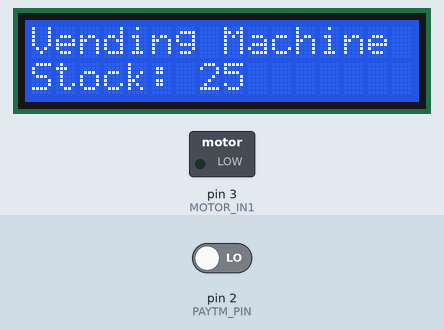
Simulated run of this sketch. Board: Arduino Uno, built with avr-gcc and run on an emulated ATmega328P. On the bench: 16×2 character LCD, switched loads named in the sketch (green lamp = pin HIGH). Inputs (shaded band) come from the test bench; at power-on: pin 2 (PAYTM_PIN) LOW. The modem accepts every AT command (registered, SIM ready, sends succeed) and sends nothing else.

Above: at 2.2 s.
2.3 s: pin 2 (PAYTM_PIN) driven HIGH
At 3.1 s:
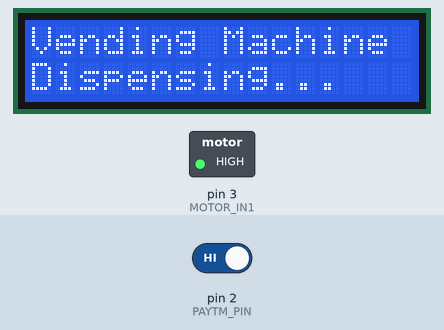
At 4.7 s:
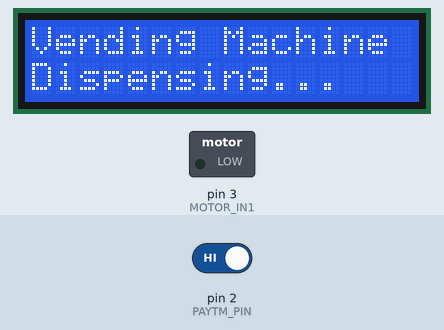
5.3 s: pin 2 (PAYTM_PIN) driven LOW
At 8.9 s:
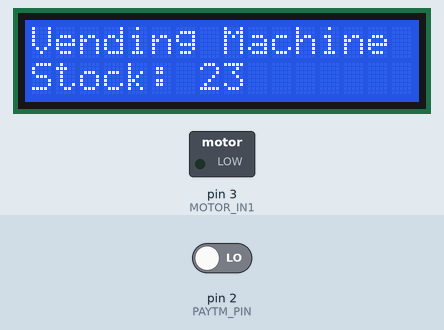
Timing chart, 0 to 10.4 s (numbered marks = the images above; inputs shaded):
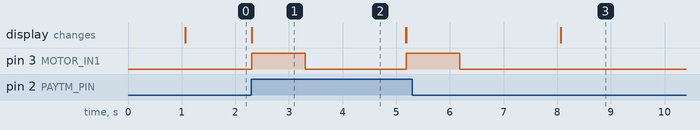

Measured:
- after the input at 2.3 s, pin 3 (MOTOR_IN1): LOW → HIGH at once, → LOW 1.0 s later, → HIGH 1.9 s later; the display: changes at once (image 1)
- after the input at 5.3 s, pin 3 (MOTOR_IN1): goes on until 6.2 s, then stays LOW
- what the display in image 1 shows lasts 2.9 s, from 2.3 s to 5.2 s

The sketch:

vending_machine_final.ino
```cpp
#include <LiquidCrystal.h>
#include <SoftwareSerial.h>

// Pin Definitions
#define PAYTM_PIN 2        // Paytm machine signal input
#define MOTOR_IN1 3        // L298 Motor Driver IN1
#define MOTOR_IN2 4        // L298 Motor Driver IN2
#define GSM_TX 10          // SIM800L TX
#define GSM_RX 11          // SIM800L RX
#define RS 7
#define EN 8
#define D4 9
#define D5 6
#define D6 5
#define D7 4
#define STOCK_THRESHOLD 5  // Stock threshold for refill alert

// Initialize LCD and GSM Module
LiquidCrystal lcd(RS, EN, D4, D5, D6, D7);
SoftwareSerial sim800(GSM_TX, GSM_RX);

int stock = 25; // Initial stock of pads
bool vending = false;

void setup() {
    pinMode(PAYTM_PIN, INPUT);
    pinMode(MOTOR_IN1, OUTPUT);
    pinMode(MOTOR_IN2, OUTPUT);

    lcd.begin(16, 2);
    lcd.setCursor(0, 0);
    lcd.print("Vending Machine");

    sim800.begin(9600);
    delay(1000);
}

void loop() {
    if (digitalRead(PAYTM_PIN) == HIGH) {
        vendItem();
    }
    updateDisplay();
}

void vendItem() {
    if (stock > 0) {
        vending = true;
        lcd.setCursor(0, 1);
        lcd.print("Dispensing...");

        // Rotate Motor for 1 sec
        digitalWrite(MOTOR_IN1, HIGH);
        digitalWrite(MOTOR_IN2, LOW);
        delay(1000);
        digitalWrite(MOTOR_IN1, LOW);
        digitalWrite(MOTOR_IN2, LOW);

        stock--;
        sendSMS("Pad dispensed. Remaining stock: " + String(stock));
        delay(500);

        // Check if refill is needed
        if (stock <= STOCK_THRESHOLD) {
            sendSMS("Low stock alert! Remaining: " + String(stock));
        }
        vending = false;
    } else {
        sendSMS("Stock empty! Please refill.");
        lcd.setCursor(0, 1);
        lcd.print("Stock Empty!");
    }
}

void updateDisplay() {
    lcd.setCursor(0, 1);
    lcd.print("Stock: " + String(stock) + "    ");
}

void sendSMS(String message) {
    sim800.println("AT+CMGF=1");
    delay(100);
    sim800.println("AT+CMGS=\"+91XXXXXXXXXX\""); // Replace with vendor number
    delay(100);
    sim800.println(message);
    delay(100);
    sim800.write(26);
    delay(1000);
}
```
